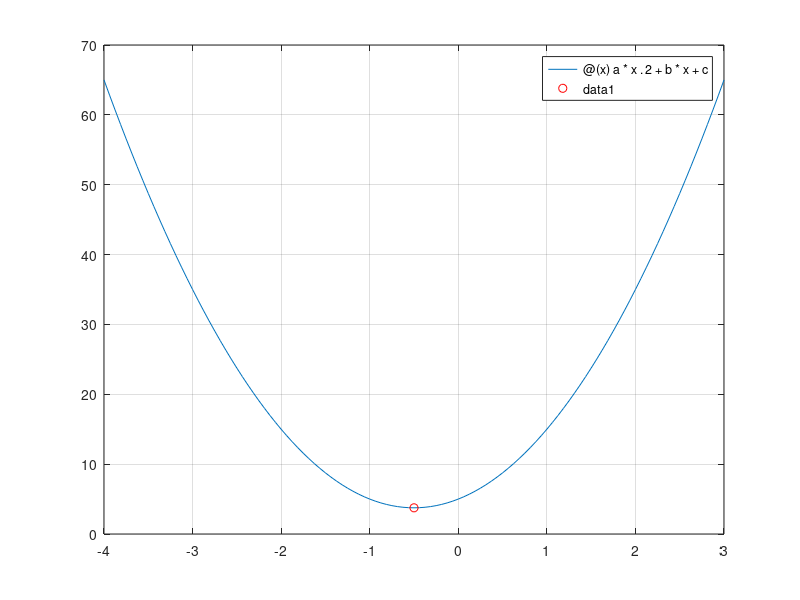

MATLAB code to generate this figure: (Note: this script raises an error after producing the figure.)
clear, clc, clf %Menghapus memori, layar, grafik

%Memasukkan nilai a, b, dan c
a = input('a = ');
b = input('b = ');
c = input('c = ');

d = b^2 - 4*a*c; %Mengitung nilai d

%Menghitung nilai akar persamaan kuadarat
x1 = (-b + sqrt(d))/ (2*a);
x2 = (-b - sqrt(d))/ (2*a);

%Menghitung titik ekstrim
xe = -b / (2*a);
ye = a*xe^2 + b*xe +c;

if a > 0 
    eks = 'minimum';
else
    eks = 'maksimum';
end

%Cetak nilai akar
if d >= 0
    %Akar riil
    fprintf('Akar persamaan x1 = %5.3f \n', x1)
    fprintf('Akar persamaan x2 = %5.3f \n', x2)
    y1 = 0; y2 = 0;
else
    %Akar kompleks
    fprintf('Akar persamaan x1 = %5.2f + %5.2f i \n', -b/(2*a), sqrt(-d)/(2*a))
    fprintf('Akar persamaan x1 = %5.2f - %5.2f i \n', -b/(2*a), sqrt(-d)/(2*a))
end

%Cetak titik ekstrim
fprintf('Titik ekstrim %s di xe = %5.2f, ye = %5.2f \n', eks, xe, ye)

%Plot persamaan kuadratnya
fplot(@(x) a*x.^2 + b*x + c, [-4 3])
grid on
hold on
plot(xe, ye, 'ro') 
plot(x1, y1, 'bo')
plot(x2, y2, 'bo')
xlabel(' X ')
ylabel(' Y ')
legend('kurva kuadrat', 'ttk ekstrim', 'ttk akar')
st = ['y = ' num2str(a) 'x^2 + ' num2str(b) 'x + ' num2str(c) ];
title(st)
    
